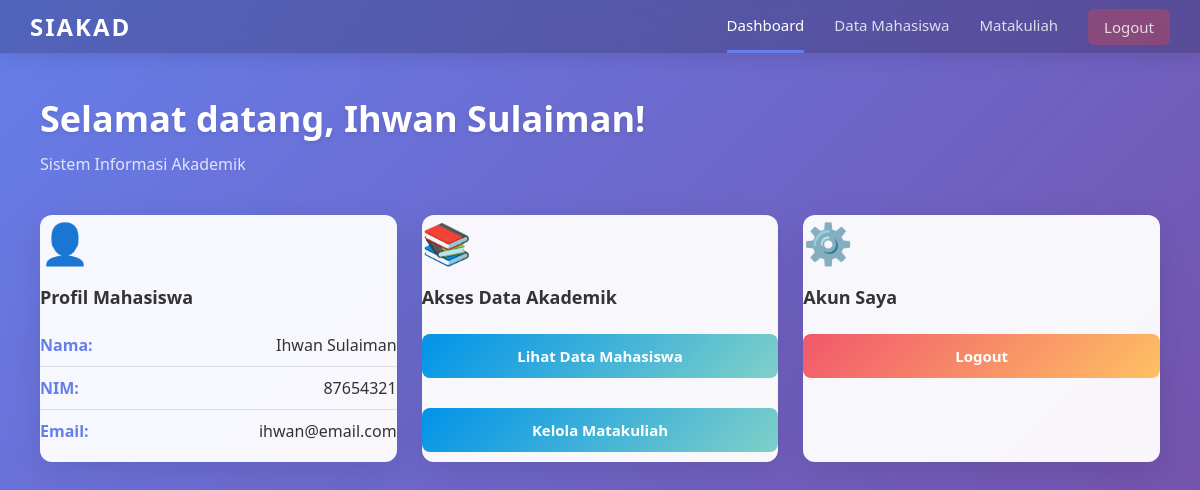
/dashboard.php (signed in), run on the app's committed database.
### tables this page shows
CREATE TABLE `mahasiswa` (
  `id` int(11) NOT NULL,
  `username` varchar(50) NOT NULL,
  `password` varchar(255) NOT NULL,
  `nama` varchar(100) NOT NULL,
  `nim` varchar(20) NOT NULL,
  `email` varchar(100) DEFAULT NULL
);

### dashboard.php (the view, shortened to what this page needs)
<?php
require_once 'config.php';
$mahasiswa_id = $_SESSION['mahasiswa_id'];
try {
    $stmt = $pdo->prepare("SELECT nama, nim, email FROM mahasiswa WHERE id = ?");
    $stmt->execute([$mahasiswa_id]);
    $mahasiswa = $stmt->fetch(PDO::FETCH_ASSOC);
} catch (PDOException $e) {
    session_destroy();
    header("Location: index.php?error=Terjadi kesalahan sistem");
    exit();
}
?>
<!DOCTYPE html>
<html lang="id">
<head>
    <link rel="stylesheet" href="style.css">
</head>
<body>
    <div class="main-container">
        <nav class="navbar">
            <div class="navbar-brand">
                <h2>SIAKAD</h2>
            </div>
            <div class="navbar-menu">
                <a href="dashboard.php" class="nav-link active">Dashboard</a>
                <a href="mahasiswa.php" class="nav-link">Data Mahasiswa</a>
                <a href="matakuliah.php" class="nav-link">Matakuliah</a>
                <a href="logout.php" class="nav-link logout">Logout</a>
            </div>
        </nav>
        <div class="content">
            <div class="page-header">
                <h1>Selamat datang, <?php echo htmlspecialchars($mahasiswa['nama']); ?>!</h1>
                <p>Sistem Informasi Akademik</p>
            </div>
            <div class="dashboard-grid">
                <div class="card">
                    <div class="card-icon">👤</div>
                    <h3>Profil Mahasiswa</h3>
                    <div class="info-item">
                        <span class="label">Nama:</span>
                        <span class="value"><?php echo htmlspecialchars($mahasiswa['nama']); ?></span>
                    </div>
                    <div class="info-item">
                        <span class="label">NIM:</span>
                        <span class="value"><?php echo htmlspecialchars($mahasiswa['nim']); ?></span>
                    </div>
                    <div class="info-item">
                        <span class="label">Email:</span>
                        <span class="value"><?php echo htmlspecialchars($mahasiswa['email']); ?></span>
                    </div>
                </div>
                <div class="card">
                    <div class="card-icon">📚</div>
                    <h3>Akses Data Akademik</h3>
                    <div class="card-actions">
                        <a href="mahasiswa.php" class="btn btn-info">Lihat Data Mahasiswa</a>
                        <a href="matakuliah.php" class="btn btn-info">Kelola Matakuliah</a>
                    </div>
                </div>
                <div class="card">
                    <div class="card-icon">⚙️</div>
                    <h3>Akun Saya</h3>
                    <div class="card-actions">
                        <a href="logout.php" class="btn btn-danger">Logout</a>
                    </div>
                </div>
            </div>
        </div>
    </div>
</body>
</html>

### style.css (style rules this page uses)
* { margin: 0; padding: 0; box-sizing: border-box; }
body { font-family: 'Segoe UI', Tahoma, Geneva, Verdana, sans-serif; background: linear-gradient(135deg, #667eea 0%, #764ba2 100%); min-height: 100vh; color: #333; }
h1 { margin-bottom: 30px; color: #fff; font-size: 28px; font-weight: 300; text-shadow: 0 2px 4px rgba(0, 0, 0, 0.1); }
h2 { color: #fff; font-size: 24px; margin-bottom: 10px; }
h3 { color: #333; font-size: 18px; margin-bottom: 15px; font-weight: 600; }
.btn { padding: 12px 24px; background: linear-gradient(135deg, #667eea 0%, #764ba2 100%); color: white; border: none; border-radius: 8px; font-size: 15px; font-weight: 600; cursor: pointer; transition: all 0.3s ease; text-decoration: none; display: inline-block; text-align: center; }
.btn-info { background: linear-gradient(135deg, #0093E9 0%, #80D0C7 100%); display: block; margin: 10px 0; }
.btn-danger { background: linear-gradient(135deg, #F1576C 0%, #FEC163 100%); display: block; margin: 10px 0; }
.main-container { display: flex; min-height: 100vh; flex-direction: column; }
.navbar { background: rgba(0, 0, 0, 0.2); backdrop-filter: blur(10px); padding: 0 30px; display: flex; justify-content: space-between; align-items: center; box-shadow: 0 4px 20px rgba(0, 0, 0, 0.1); border-bottom: 1px solid rgba(255, 255, 255, 0.1); }
.navbar-brand h2 { color: #fff; font-size: 24px; margin: 0; font-weight: 700; letter-spacing: 2px; }
.navbar-menu { display: flex; gap: 30px; align-items: center; }
.nav-link { color: rgba(255, 255, 255, 0.8); text-decoration: none; font-weight: 500; padding: 15px 0; border-bottom: 3px solid transparent; transition: all 0.3s ease; font-size: 15px; }
.nav-link.active { color: #fff; border-bottom-color: #667eea; }
.nav-link.logout { background: rgba(244, 67, 54, 0.3); padding: 8px 16px; border-radius: 6px; border-bottom: none; }
.content { flex: 1; padding: 40px; max-width: 1200px; width: 100%; margin: 0 auto; }
.page-header { margin-bottom: 40px; color: #fff; }
.page-header h1 { font-size: 36px; margin-bottom: 10px; font-weight: 600; }
.page-header p { font-size: 16px; color: rgba(255, 255, 255, 0.8); }
.card { background: rgba(255, 255, 255, 0.95); border-radius: 12px; box-shadow: 0 8px 32px rgba(0, 0, 0, 0.1); overflow: hidden; margin-bottom: 20px; transition: transform 0.3s ease, box-shadow 0.3s ease; }
.card-icon { font-size: 40px; margin-bottom: 15px; }
.card-actions { display: flex; flex-direction: column; gap: 10px; }
.dashboard-grid { display: grid; grid-template-columns: repeat(auto-fit, minmax(300px, 1fr)); gap: 25px; }
.info-item { display: flex; justify-content: space-between; padding: 12px 0; border-bottom: 1px solid #eee; }
.info-item:last-child { border-bottom: none; }
.info-item .label { font-weight: 600; color: #667eea; }
.info-item .value { color: #333; }
.info-item { display: flex; justify-content: space-between; align-items: center; padding: 10px 0; border-bottom: 1px solid rgba(0, 0, 0, 0.1); }
.label { font-weight: 600; color: #555; font-size: 16px; }
.value { font-weight: 500; color: #333; font-size: 16px; text-align: right; }

### data on the page
mahasiswa: nama "Ihwan Sulaiman", nim "87654321", email "ihwan@email.com"
